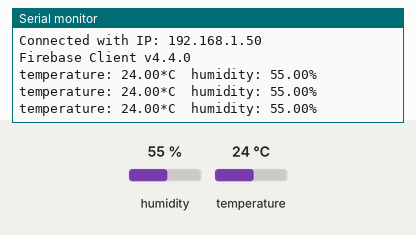
This sketch was run on a simulated ESP32. Parts: the last lines printed to the serial monitor. Inputs (shaded band) come from the test bench; at power-on: humidity 55 %, temperature 24 °C. WiFi joins after 1.5 s; servers stay silent unless stated.

Above: at 2.7 s.
2.8 s: humidity set to 22 %
At 4.0 s:
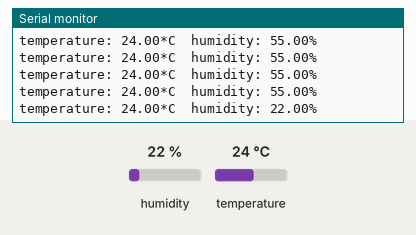
5.5 s: temperature set to 12 °C
At 6.0 s:
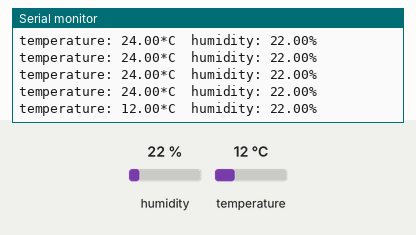
8.2 s: humidity set to 40 %
At 8.2 s:
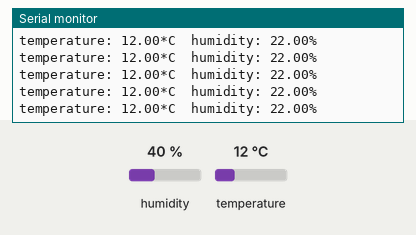
Timing chart, 0 to 11.2 s (numbered marks = the images above; inputs shaded):
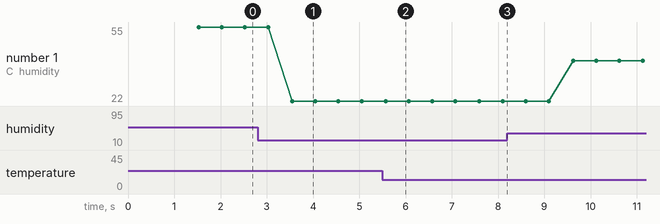

The sketch:

test_temp_firebase1.ino
```cpp
#include <FirebaseESP32.h>
#include <DHT.h>
#include <WiFi.h>
#include <WiFiClient.h>

//#define FIREBASE_HOST "dog-house-f1317-default-rtdb.firebaseio.com"
//#define FIREBASE_AUTH "AIzaSyCDqxx2swJ7U0cMYZUS0QQ4fZSsGwG4QOM"
//#define WIFI_SSID "IRVING2" // Tên wifi của bạn
//#define WIFI_PASSWORD "Intimacy@5$?@GranAda9" // Password wifi của bạn
#define DHTPIN 4
#define DHTTYPE DHT11

#include <addons/TokenHelper.h>

// Provide the RTDB payload printing info and other helper functions.
#include <addons/RTDBHelper.h>


#define WIFI_SSID "IRVING2"
#define WIFI_PASSWORD "Intimacy@5$?@GranAda9"


/* 2. Define the API Key */
#define API_KEY "AIzaSyCDqxx2swJ7U0cMYZUS0QQ4fZSsGwG4QOM"

/* 3. Define the RTDB URL */
#define DATABASE_URL "dog-house-f1317-default-rtdb.firebaseio.com" //<databaseName>.firebaseio.com or <databaseName>.<region>.firebasedatabase.app

/* 4. Define the user Email and password that alreadey registerd or added in your project */
#define USER_EMAIL "ouargui550@gmail.com"
#define USER_PASSWORD "11111111"

// Define Firebase Data object
FirebaseData fbdo;

FirebaseAuth auth;
FirebaseConfig config;

unsigned long sendDataPrevMillis = 0;

unsigned long count = 0;

void setup()
{

  Serial.begin(115200);

  WiFi.begin(WIFI_SSID, WIFI_PASSWORD);
  Serial.print("Connecting to Wi-Fi");
  while (WiFi.status() != WL_CONNECTED)
  {
    Serial.print(".");
    delay(300);
  }
  Serial.println();
  Serial.print("Connected with IP: ");
  Serial.println(WiFi.localIP());
  Serial.println();

  Serial.printf("Firebase Client v%s\n\n", FIREBASE_CLIENT_VERSION);

  /* Assign the api key (required) */
  config.api_key = API_KEY;

  /* Assign the user sign in credentials */
  auth.user.email = USER_EMAIL;
  auth.user.password = USER_PASSWORD;

  /* Assign the RTDB URL (required) */
  config.database_url = DATABASE_URL;

  /* Assign the callback function for the long running token generation task */
  config.token_status_callback = tokenStatusCallback; // see addons/TokenHelper.h


  Firebase.begin(&config, &auth);

  // Comment or pass false value when WiFi reconnection will control by your code or third party library
  Firebase.reconnectWiFi(true);

  Firebase.setDoubleDigits(5);

}


DHT dht(DHTPIN, DHTTYPE);


void loop() {

  float h = dht.readHumidity();
  float t = dht.readTemperature();  // Đọc nhiệt độ theo độ C

  if (isnan(h) || isnan(t)) {
    Serial.println("Failed to read from DHT sensor!");
    return;

  }

  Serial.print("temperature: ");
  Serial.print(t);
  Serial.print("*C  ");
  Serial.print("humidity: ");
  Serial.print(h);
  Serial.println("%  ");

  Firebase.setFloat( fbdo,"temperature", t);

  Firebase.setFloat ( fbdo,"humidity", h);

  delay(200);

}
```

Measured:
- after the input at 2.8 s, the serial monitor: prints a new line after 0.75 s (image 1)
- after the input at 5.5 s, the serial monitor: prints a new line after 0.08 s (image 2)
- plotted number 1: 55 → 22 after the input at 2.8 s, 22 → 40 after the input at 8.2 s
